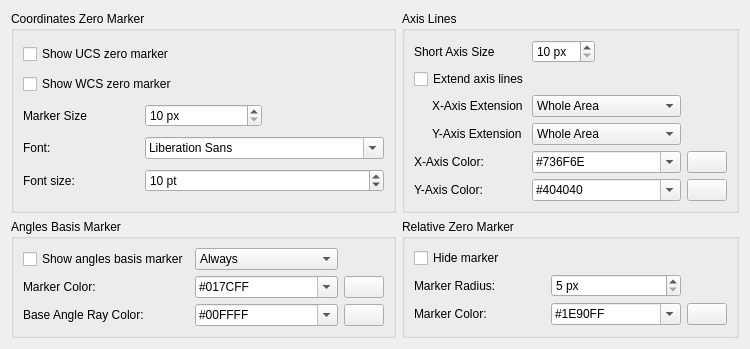
     <widget class="QWidget" name="tabCoordinate">
      <attribute name="title">
       <string>Coordinate System</string>
      </attribute>
      <layout class="QGridLayout" name="gridLayout_44">
       <item row="1" column="0">
        <widget class="QGroupBox" name="groupBox_20">
         <property name="toolTip">
          <string>Color of the marker</string>
         </property>
         <property name="title">
          <string>Angles Basis Marker</string>
         </property>
         <layout class="QGridLayout" name="gridLayout_41">
          <item row="0" column="2">
           <widget class="QComboBox" name="cbAnglesBaseShowPolicy">
            <property name="toolTip">
             <string>Defines where to draw angle basis marker</string>
            </property>
            <item>
             <property name="text">
              <string>Always</string>
             </property>
            </item>
            <item>
             <property name="text">
              <string>Only for non-defaults</string>
             </property>
            </item>
           </widget>
          </item>
          <item row="1" column="0">
           <widget class="QLabel" name="label_28">
            <property name="text">
             <string>Marker Color:</string>
            </property>
           </widget>
          </item>
          <item row="1" column="3">
           <widget class="QPushButton" name="pbAnglesMarkDirection">
            <property name="sizePolicy">
             <sizepolicy hsizetype="Maximum" vsizetype="Fixed">
              <horstretch>0</horstretch>
              <verstretch>0</verstretch>
             </sizepolicy>
            </property>
            <property name="toolTip">
             <string>Click to select color</string>
            </property>
            <property name="text">
             <string/>
            </property>
            <property name="icon">
             <iconset resource="../../../../../res/controls/controls.qrc">
              <normaloff>:/controls/colorxx.png</normaloff>:/controls/colorxx.png</iconset>
            </property>
           </widget>
          </item>
          <item row="0" column="0">
           <widget class="QCheckBox" name="cbAnglesMarkVisible">
            <property name="toolTip">
             <string>If enabled, angles basis marker will be shown in the orign of coordinates system</string>
            </property>
            <property name="text">
             <string>Show angles basis marker</string>
            </property>
           </widget>
          </item>
          <item row="3" column="0">
           <widget class="QLabel" name="label_29">
            <property name="text">
             <string>Base Angle Ray Color:</string>
            </property>
           </widget>
          </item>
          <item row="3" column="3">
           <widget class="QPushButton" name="pbAnglesMarkAngleRay">
            <property name="sizePolicy">
             <sizepolicy hsizetype="Maximum" vsizetype="Fixed">
              <horstretch>0</horstretch>
              <verstretch>0</verstretch>
             </sizepolicy>
            </property>
            <property name="toolTip">
             <string>Click to select color</string>
            </property>
            <property name="text">
             <string/>
            </property>
            <property name="icon">
             <iconset resource="../../../../../res/controls/controls.qrc">
              <normaloff>:/controls/colorxx.png</normaloff>:/controls/colorxx.png</iconset>
            </property>
           </widget>
          </item>
          <item row="1" column="2">
           <widget class="QComboBox" name="cbAnglesMarkColorDirection">
            <property name="toolTip">
             <string>Color of the marker</string>
            </property>
            <property name="editable">
             <bool>true</bool>
            </property>
            <property name="currentText">
             <string>#017CFF</string>
            </property>
           </widget>
          </item>
          <item row="3" column="2">
           <widget class="QComboBox" name="cbAnglesMarkColorAngleRay">
            <property name="toolTip">
             <string>Color of the ray that displays zero angle position</string>
            </property>
            <property name="editable">
             <bool>true</bool>
            </property>
            <property name="currentText">
             <string>#00FFFF</string>
            </property>
           </widget>
          </item>
         </layout>
        </widget>
       </item>
       <item row="0" column="1">
        <widget class="QGroupBox" name="groupBox_9">
         <property name="title">
          <string>Axis Lines</string>
         </property>
         <layout class="QGridLayout" name="gridLayout_10">
          <item row="4" column="1">
           <widget class="QComboBox" name="cbAxisXColor">
            <property name="toolTip">
             <string>Color for X axis</string>
            </property>
            <property name="accessibleDescription">
             <string notr="true"/>
            </property>
            <property name="editable">
             <bool>true</bool>
            </property>
            <item>
             <property name="text">
              <string notr="true">#736F6E</string>
             </property>
            </item>
           </widget>
          </item>
          <item row="0" column="1" alignment="Qt::AlignLeft">
           <widget class="QSpinBox" name="sbAxisSize">
            <property name="maximumSize">
             <size>
              <width>16777215</width>
              <height>16777215</height>
             </size>
            </property>
            <property name="toolTip">
             <string>Size of Axis Lines drawn in absolute zero point</string>
            </property>
            <property name="suffix">
             <string> px</string>
            </property>
            <property name="minimum">
             <number>10</number>
            </property>
            <property name="maximum">
             <number>200</number>
            </property>
           </widget>
          </item>
          <item row="2" column="1">
           <widget class="QComboBox" name="cbXAxisAreas">
            <property name="toolTip">
             <string>Defines how to draw extended X axis</string>
            </property>
            <item>
             <property name="text">
              <string>Whole Area</string>
             </property>
            </item>
            <item>
             <property name="text">
              <string>Positive Values Area</string>
             </property>
            </item>
            <item>
             <property name="text">
              <string>Negative Values Area</string>
             </property>
            </item>
            <item>
             <property name="text">
              <string>None</string>
             </property>
            </item>
           </widget>
          </item>
          <item row="5" column="0">
           <widget class="QLabel" name="lAxisYColor">
            <property name="text">
             <string>Y-Axis Color:</string>
            </property>
            <property name="wordWrap">
             <bool>false</bool>
            </property>
            <property name="buddy">
             <cstring>cbMetaGridPointsColor</cstring>
            </property>
           </widget>
          </item>
          <item row="3" column="0">
           <widget class="QLabel" name="lYAxisAreas">
            <property name="styleSheet">
             <string notr="true">margin-left:15px</string>
            </property>
            <property name="text">
             <string>Y-Axis Extension</string>
            </property>
           </widget>
          </item>
          <item row="2" column="0">
           <widget class="QLabel" name="lXAxisAreas">
            <property name="styleSheet">
             <string notr="true">margin-left:15px</string>
            </property>
            <property name="text">
             <string>X-Axis Extension</string>
            </property>
           </widget>
          </item>
          <item row="4" column="2">
           <widget class="QPushButton" name="pb_axis_X">
            <property name="sizePolicy">
             <sizepolicy hsizetype="Maximum" vsizetype="Fixed">
              <horstretch>0</horstretch>
              <verstretch>0</verstretch>
             </sizepolicy>
            </property>
            <property name="toolTip">
             <string>Click to select color</string>
            </property>
            <property name="text">
             <string/>
            </property>
            <property name="icon">
             <iconset resource="../../../../../res/controls/controls.qrc">
              <normaloff>:/controls/colorxx.png</normaloff>:/controls/colorxx.png</iconset>
            </property>
           </widget>
          </item>
          <item row="5" column="2">
           <widget class="QPushButton" name="pb_axis_Y">
            <property name="sizePolicy">
             <sizepolicy hsizetype="Maximum" vsizetype="Fixed">
              <horstretch>0</horstretch>
              <verstretch>0</verstretch>
             </sizepolicy>
            </property>
            <property name="toolTip">
             <string>Click to select color</string>
            </property>
            <property name="text">
             <string/>
            </property>
            <property name="icon">
             <iconset resource="../../../../../res/controls/controls.qrc">
              <normaloff>:/controls/colorxx.png</normaloff>:/controls/colorxx.png</iconset>
            </property>
           </widget>
          </item>
          <item row="1" column="0" colspan="2">
           <widget class="QCheckBox" name="cbGridExtendAxisLines">
            <property name="toolTip">
             <string>If checked, axises will be inifinite lines</string>
            </property>
            <property name="text">
             <string>Extend axis lines</string>
            </property>
           </widget>
          </item>
          <item row="4" column="0">
           <widget class="QLabel" name="lAxisXColor">
            <property name="text">
             <string>X-Axis Color:</string>
            </property>
            <property name="wordWrap">
             <bool>false</bool>
            </property>
            <property name="buddy">
             <cstring>cbGridPointsColor</cstring>
            </property>
           </widget>
          </item>
          <item row="3" column="1">
           <widget class="QComboBox" name="cbYAxisAreas">
            <property name="toolTip">
             <string>Defines how to draw extended Y axis</string>
            </property>
            <item>
             <property name="text">
              <string>Whole Area</string>
             </property>
            </item>
            <item>
             <property name="text">
              <string>Positive Values Area</string>
             </property>
            </item>
            <item>
             <property name="text">
              <string>Negative Values Area</string>
             </property>
            </item>
            <item>
             <property name="text">
              <string>None</string>
             </property>
            </item>
           </widget>
          </item>
          <item row="0" column="0">
           <widget class="QLabel" name="lAxisSize">
            <property name="text">
             <string>Short Axis Size</string>
            </property>
           </widget>
          </item>
          <item row="5" column="1">
           <widget class="QComboBox" name="cbAxisYColor">
            <property name="toolTip">
             <string>Color for Y axis</string>
            </property>
            <property name="accessibleDescription">
             <string notr="true"/>
            </property>
            <property name="editable">
             <bool>true</bool>
            </property>
            <item>
             <property name="text">
              <string notr="true">#404040</string>
             </property>
            </item>
           </widget>
          </item>
         </layout>
        </widget>
       </item>
       <item row="2" column="0">
        <spacer name="verticalSpacer_12">
         <property name="orientation">
          <enum>Qt::Vertical</enum>
         </property>
         <property name="sizeHint" stdset="0">
          <size>
           <width>20</width>
           <height>0</height>
          </size>
         </property>
        </spacer>
       </item>
       <item row="0" column="0">
        <widget class="QGroupBox" name="gbWorldZero">
         <property name="title">
          <string>Coordinates Zero Marker</string>
         </property>
         <layout class="QGridLayout" name="gridLayout_35">
          <item row="5" column="0">
           <widget class="QLabel" name="label_24">
            <property name="text">
             <string>Font size:</string>
            </property>
           </widget>
          </item>
          <item row="3" column="0">
           <widget class="QLabel" name="label_22">
            <property name="text">
             <string>Marker Size</string>
            </property>
           </widget>
          </item>
          <item row="4" column="1" colspan="2">
           <widget class="QFontComboBox" name="fcbUCSFont">
            <property name="toolTip">
             <string>Font that should be used for drawing name of axis in coordinate system zero.</string>
            </property>
           </widget>
          </item>
          <item row="3" column="1">
           <widget class="QSpinBox" name="sbCoordinateSystemMarkerSize">
            <property name="toolTip">
             <string>Size of axis of coordinate system's zero marker</string>
            </property>
            <property name="suffix">
             <string> px</string>
            </property>
            <property name="minimum">
             <number>10</number>
            </property>
            <property name="maximum">
             <number>200</number>
            </property>
           </widget>
          </item>
          <item row="5" column="1" colspan="2">
           <widget class="QSpinBox" name="sbUCSFontSize">
            <property name="toolTip">
             <string>Font size that should be used for drawing name of axis in coordinate system zero.</string>
            </property>
            <property name="suffix">
             <string> pt</string>
            </property>
            <property name="minimum">
             <number>5</number>
            </property>
            <property name="maximum">
             <number>30</number>
            </property>
            <property name="value">
             <number>10</number>
            </property>
           </widget>
          </item>
          <item row="4" column="0">
           <widget class="QLabel" name="label_23">
            <property name="text">
             <string>Font:</string>
            </property>
           </widget>
          </item>
          <item row="2" column="0" colspan="3">
           <widget class="QCheckBox" name="cbShowWCSZeroMarker">
            <property name="toolTip">
             <string>If selected and view is in user coordinate system, the marker for coodinate system will be shown in zero point of world coordinates system. </string>
            </property>
            <property name="text">
             <string>Show WCS zero marker</string>
            </property>
           </widget>
          </item>
          <item row="1" column="0" colspan="3">
           <widget class="QCheckBox" name="cbShowUCSZeroMarker">
            <property name="toolTip">
             <string>If selected, marker for coodinate system will be shown in zero point of current user coordinates system. </string>
            </property>
            <property name="text">
             <string>Show UCS zero marker</string>
            </property>
           </widget>
          </item>
         </layout>
        </widget>
       </item>
       <item row="1" column="1">
        <widget class="QGroupBox" name="gbGVRelZero">
         <property name="title">
          <string>Relative Zero Marker</string>
         </property>
         <layout class="QGridLayout" name="gridLayout_19">
          <item row="2" column="0">
           <widget class="QLabel" name="lRelZeroRadius">
            <property name="text">
             <string>Marker Radius:</string>
            </property>
           </widget>
          </item>
          <item row="2" column="1">
           <widget class="QSpinBox" name="sbRelZeroRadius">
            <property name="toolTip">
             <string>Radius of relative zero marker</string>
            </property>
            <property name="suffix">
             <string> px</string>
            </property>
            <property name="minimum">
             <number>5</number>
            </property>
            <property name="maximum">
             <number>15</number>
            </property>
           </widget>
          </item>
          <item row="3" column="0">
           <widget class="QLabel" name="lRelativeZeroColor">
            <property name="text">
             <string>Marker Color:</string>
            </property>
            <property name="buddy">
             <cstring>cbRelativeZeroColor</cstring>
            </property>
           </widget>
          </item>
          <item row="3" column="2">
           <widget class="QPushButton" name="pb_relativeZeroColor">
            <property name="sizePolicy">
             <sizepolicy hsizetype="Maximum" vsizetype="Fixed">
              <horstretch>0</horstretch>
              <verstretch>0</verstretch>
             </sizepolicy>
            </property>
            <property name="toolTip">
             <string>Click to select color</string>
            </property>
            <property name="text">
             <string/>
            </property>
            <property name="icon">
             <iconset resource="../../../../../res/controls/controls.qrc">
              <normaloff>:/controls/colorxx.png</normaloff>:/controls/colorxx.png</iconset>
            </property>
           </widget>
          </item>
          <item row="3" column="1">
           <widget class="QComboBox" name="cbRelativeZeroColor">
            <property name="toolTip">
             <string>Color of relative zero marker</string>
            </property>
            <property name="accessibleDescription">
             <string notr="true"/>
            </property>
            <property name="editable">
             <bool>true</bool>
            </property>
            <item>
             <property name="text">
              <string notr="true">#1E90FF</string>
             </property>
            </item>
            <item>
             <property name="text">
              <string notr="true">#FFC200</string>
             </property>
            </item>
           </widget>
          </item>
          <item row="1" column="0" colspan="3">
           <widget class="QCheckBox" name="cbHideRelativeZero">
            <property name="toolTip">
             <string>If checked, relative zero marker will not be drawn</string>
            </property>
            <property name="text">
             <string>Hide marker</string>
            </property>
            <property name="shortcut">
             <string>Alt+Z</string>
            </property>
           </widget>
          </item>
         </layout>
        </widget>
       </item>
      </layout>
     </widget>
